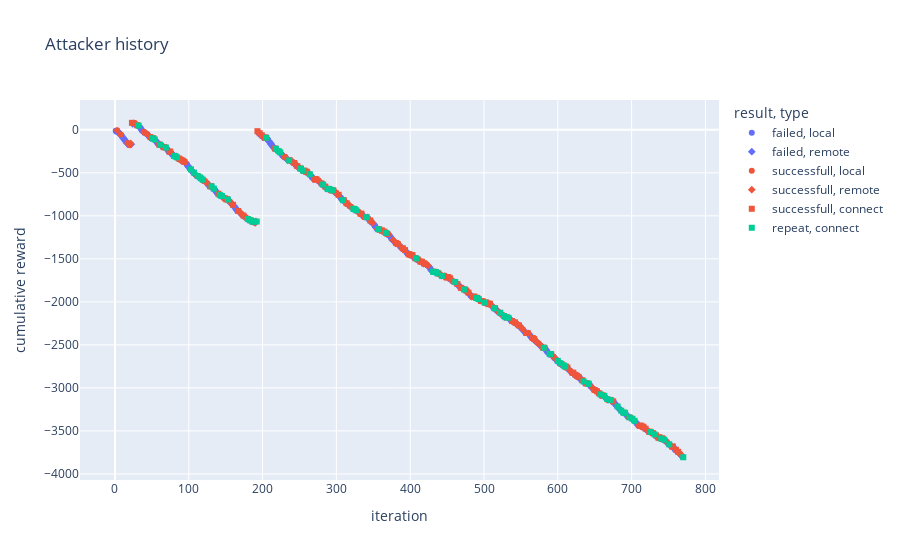

The notebook cell saved with this chart:
### Code cell
simulation.run(
    max_iteration=1000,
    epochs=50,
    attacker=random_agent
)

### Figure 1 — Plotly figure (JSON) as saved in the notebook; plotly's stock layout.template omitted (floating-point values rounded to 4 significant figures; data arrays with more than 128 entries replaced by an {"elided": "..."} marker saying what was removed)
{"data": [{"customdata": {"elided": "182x6 mixed values"}, "hovertemplate": "result=failed<br>type=%{customdata[4]}<br>iteration=%{x}<br>cumulative reward=%{y}<br>time=%{customdata[0]}<br>reward=%{customdata[1]}<br>attack name=%{customdata[2]}<br>machine instance name=%{customdata[3]}<br>flag=%{customdata[5]}<extra></extra>", "legendgroup": "failed, local", "marker": {"color": "#636efa", "symbol": "circle"}, "mode": "markers", "name": "failed, local", "orientation": "v", "showlegend": true, "type": "scatter", "x": {"elided": "182 int values"}, "xaxis": "x", "y": {"elided": "182 int values"}, "yaxis": "y"}, {"customdata": {"elided": "224x6 mixed values"}, "hovertemplate": "result=failed<br>type=%{customdata[4]}<br>iteration=%{x}<br>cumulative reward=%{y}<br>time=%{customdata[0]}<br>reward=%{customdata[1]}<br>attack name=%{customdata[2]}<br>machine instance name=%{customdata[3]}<br>flag=%{customdata[5]}<extra></extra>", "legendgroup": "failed, remote", "marker": {"color": "#636efa", "symbol": "diamond"}, "mode": "markers", "name": "failed, remote", "orientation": "v", "showlegend": true, "type": "scatter", "x": {"elided": "224 int values"}, "xaxis": "x", "y": {"elided": "224 int values"}, "yaxis": "y"}, {"customdata": {"elided": "92x6 mixed values"}, "hovertemplate": "result=successfull<br>type=%{customdata[4]}<br>iteration=%{x}<br>cumulative reward=%{y}<br>time=%{customdata[0]}<br>reward=%{customdata[1]}<br>attack name=%{customdata[2]}<br>machine instance name=%{customdata[3]}<br>flag=%{customdata[5]}<extra></extra>", "legendgroup": "successfull, local", "marker": {"color": "#EF553B", "symbol": "circle"}, "mode": "markers", "name": "successfull, local", "orientation": "v", "showlegend": true, "type": "scatter", "x": [3, 8, 17, 20, 25, 26, 27, 31, 39, 41, 44, 63, 68, 86, 88, 111, 113, 121, 122, 125, 147, 156, 168, 171, 176, 178, 181, 202, 221, 229, 230, 231, 235, 240, 249, 262, 270, 275, 276, 299, 300, 316, 319, 320, 329, 330, 338, 360, 361, 363, 370, 384, 411, 415, 420, 439, 441, 445, 458, 459, 460, 470, 484, 497, 499, 519, 525, 530, 532, 534, 539, 544, 548, 558, 560, 572, 574, 594, 617, 629, 640, 662, 674, 696, 698, 699, 710, 722, 728, 745, 748, 766], "xaxis": "x", "y": [-6, -56, -154, -180, 82, 80, 78, 52, -22, -36, -52, -178, -204, -334, -336, -534, -538, -594, -596, -620, -784, -836, -946, -972, -1008, -1022, -1038, -90, -246, -312, -314, -316, -354, -372, -436, -502, -576, -588, -590, -730, -732, -868, -892, -894, -950, -952, -1014, -1168, -1170, -1172, -1210, -1330, -1508, -1534, -1558, -1670, -1684, -1700, -1762, -1764, -1766, -1840, -1940, -1992, -1994, -2112, -2150, -2180, -2182, -2186, -2224, -2252, -2274, -2362, -2364, -2470, -2484, -2634, -2800, -2874, -2948, -3090, -3156, -3340, -3344, -3346, -3440, -3498, -3526, -3604, -3630, -3768], "yaxis": "y"}, {"customdata": {"elided": "29x6 mixed values"}, "hovertemplate": "result=successfull<br>type=%{customdata[4]}<br>iteration=%{x}<br>cumulative reward=%{y}<br>time=%{customdata[0]}<br>reward=%{customdata[1]}<br>attack name=%{customdata[2]}<br>machine instance name=%{customdata[3]}<br>flag=%{customdata[5]}<extra></extra>", "legendgroup": "successfull, remote", "marker": {"color": "#EF553B", "symbol": "diamond"}, "mode": "markers", "name": "successfull, remote", "orientation": "v", "showlegend": true, "type": "scatter", "x": [21, 42, 62, 95, 190, 191, 238, 241, 342, 349, 356, 377, 389, 421, 422, 424, 447, 471, 506, 511, 521, 541, 552, 576, 597, 607, 647, 651, 753], "xaxis": "x", "y": [-157, -38, -176, -374, -1082, -1064, -358, -374, -1018, -1080, -1154, -1282, -1376, -1560, -1562, -1576, -1702, -1842, -2022, -2048, -2124, -2238, -2312, -2498, -2660, -2736, -3000, -3026, -3670], "yaxis": "y"}, {"customdata": {"elided": "154x6 mixed values"}, "hovertemplate": "result=successfull<br>type=%{customdata[4]}<br>iteration=%{x}<br>cumulative reward=%{y}<br>time=%{customdata[0]}<br>reward=%{customdata[1]}<br>attack name=%{customdata[2]}<br>machine instance name=%{customdata[3]}<br>flag=%{customdata[5]}<extra></extra>", "legendgroup": "successfull, connect", "marker": {"color": "#EF553B", "symbol": "square"}, "mode": "markers", "name": "successfull, connect", "orientation": "v", "showlegend": true, "type": "scatter", "x": {"elided": "154 int values"}, "xaxis": "x", "y": {"elided": "154 int values"}, "yaxis": "y"}, {"customdata": {"elided": "89x6 mixed values"}, "hovertemplate": "result=repeat<br>type=%{customdata[4]}<br>iteration=%{x}<br>cumulative reward=%{y}<br>time=%{customdata[0]}<br>reward=%{customdata[1]}<br>attack name=%{customdata[2]}<br>machine instance name=%{customdata[3]}<br>flag=%{customdata[5]}<extra></extra>", "legendgroup": "repeat, connect", "marker": {"color": "#00cc96", "symbol": "square"}, "mode": "markers", "name": "repeat, connect", "orientation": "v", "showlegend": true, "type": "scatter", "x": [32, 51, 54, 61, 69, 81, 82, 84, 103, 107, 112, 115, 117, 119, 131, 134, 142, 144, 145, 153, 180, 183, 186, 188, 192, 205, 218, 222, 224, 236, 251, 255, 264, 282, 288, 290, 291, 295, 309, 323, 324, 325, 327, 341, 357, 367, 408, 431, 433, 435, 437, 443, 461, 473, 490, 493, 501, 514, 522, 527, 529, 533, 581, 589, 590, 600, 603, 608, 610, 635, 641, 642, 658, 663, 667, 672, 681, 686, 689, 691, 697, 701, 704, 726, 731, 740, 744, 751, 770], "xaxis": "x", "y": [50, -98, -112, -174, -206, -304, -306, -320, -460, -498, -536, -552, -566, -580, -658, -684, -756, -768, -770, -810, -1036, -1052, -1066, -1068, -1066, -92, -220, -248, -262, -356, -450, -476, -516, -636, -686, -688, -690, -704, -818, -918, -920, -922, -936, -1016, -1156, -1198, -1494, -1650, -1652, -1654, -1668, -1698, -1768, -1856, -1954, -1968, -2008, -2074, -2126, -2164, -2178, -2184, -2534, -2606, -2608, -2686, -2712, -2738, -2752, -2924, -2950, -2952, -3076, -3092, -3130, -3142, -3216, -3264, -3288, -3290, -3342, -3358, -3382, -3512, -3540, -3588, -3602, -3656, -3806], "yaxis": "y"}], "layout": {"legend": {"title": {"text": "result, type"}, "tracegroupgap": 0}, "title": {"text": "Attacker history"}, "xaxis": {"anchor": "y", "domain": [0, 1], "title": {"text": "iteration"}}, "yaxis": {"anchor": "x", "domain": [0, 1], "title": {"text": "cumulative reward"}}}}
